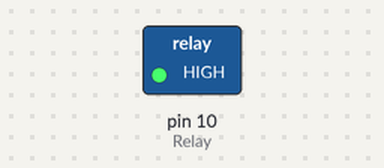
Simulated run of this sketch. Board: Arduino Uno, built with avr-gcc and run on an emulated ATmega328P. On the bench: switched loads named in the sketch (green lamp = pin HIGH). Dashed ring = blinking.

Above: at 0.5 s.
Timing chart, 0 to 4.6 s (numbered marks = the images above):
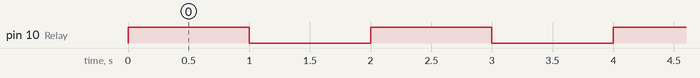

Measured:
- by itself, pin 10 (Relay): alternates HIGH for 1.0 s and LOW for 1.0 s

The sketch:

relay.ino
```cpp
    /*
     * Author:Dharmendra kumar yadav
      Can we turn on the bulb? with Relay
      Turns on an Relay on for one second, then off for one second, repeatedly.
      */

    // Pin 10 has an Relay connected .

    int Relay = 10;
    // the setup routine runs once when you press reset:
    void setup() {
      // initialize the digital pin as an output.
      pinMode(Relay, OUTPUT);
    }
    // the loop routine runs over and over again forever:
    void loop() {
      digitalWrite(Relay, HIGH);   // turn the Relay on (HIGH is the voltage level)
      delay(1000);               // wait for a second
      digitalWrite(Relay, LOW);    // turn the Relay off by making the voltage LOW
      delay(1000);               // wait for a second
    }
```
